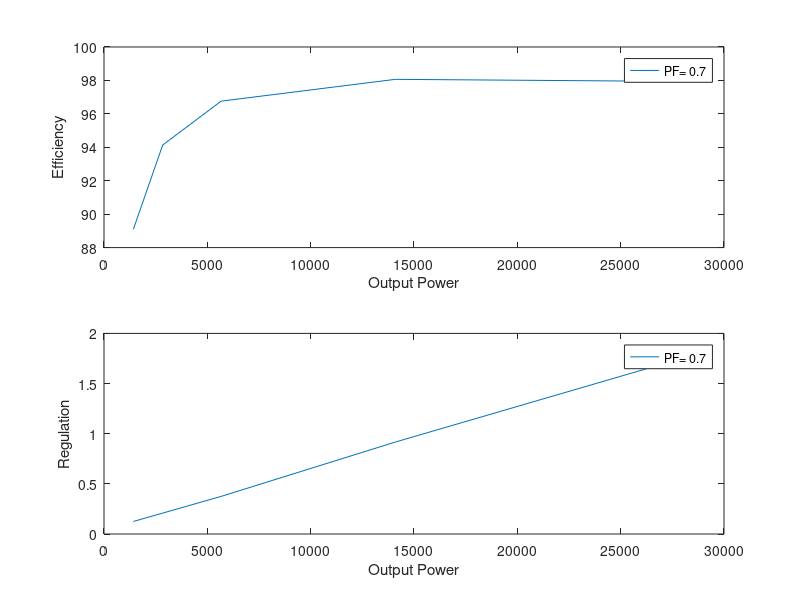

Recreate this plot in MATLAB.
Isc = 207.4;
IL = [166.4, 83.9, 33.74, 16.9, 8.45];
vL= [235.8, 237.8, 239.1, 239.5, 239.7];
Po = 240*IL*0.7;
Psc=644.9;
Woc=172.7;
Voc = 240;
Wsc = ((IL/Isc).^2)*Psc;
Wt = Woc + Wsc;
Pi = Po + Wt;
eff = 100*(Po./Pi)
regulation= (Voc- vL)./Voc *100
subplot(2,1,1)
plot(Po,eff);
%ylim([0 150]);
legend("PF= 0.7");
xlabel('Output Power');
ylabel('Efficiency');
subplot(2,1,2)
plot(Po,regulation);
xlabel('Output Power');
ylabel('Regulation');
legend("PF= 0.7");
%pf = 0.7